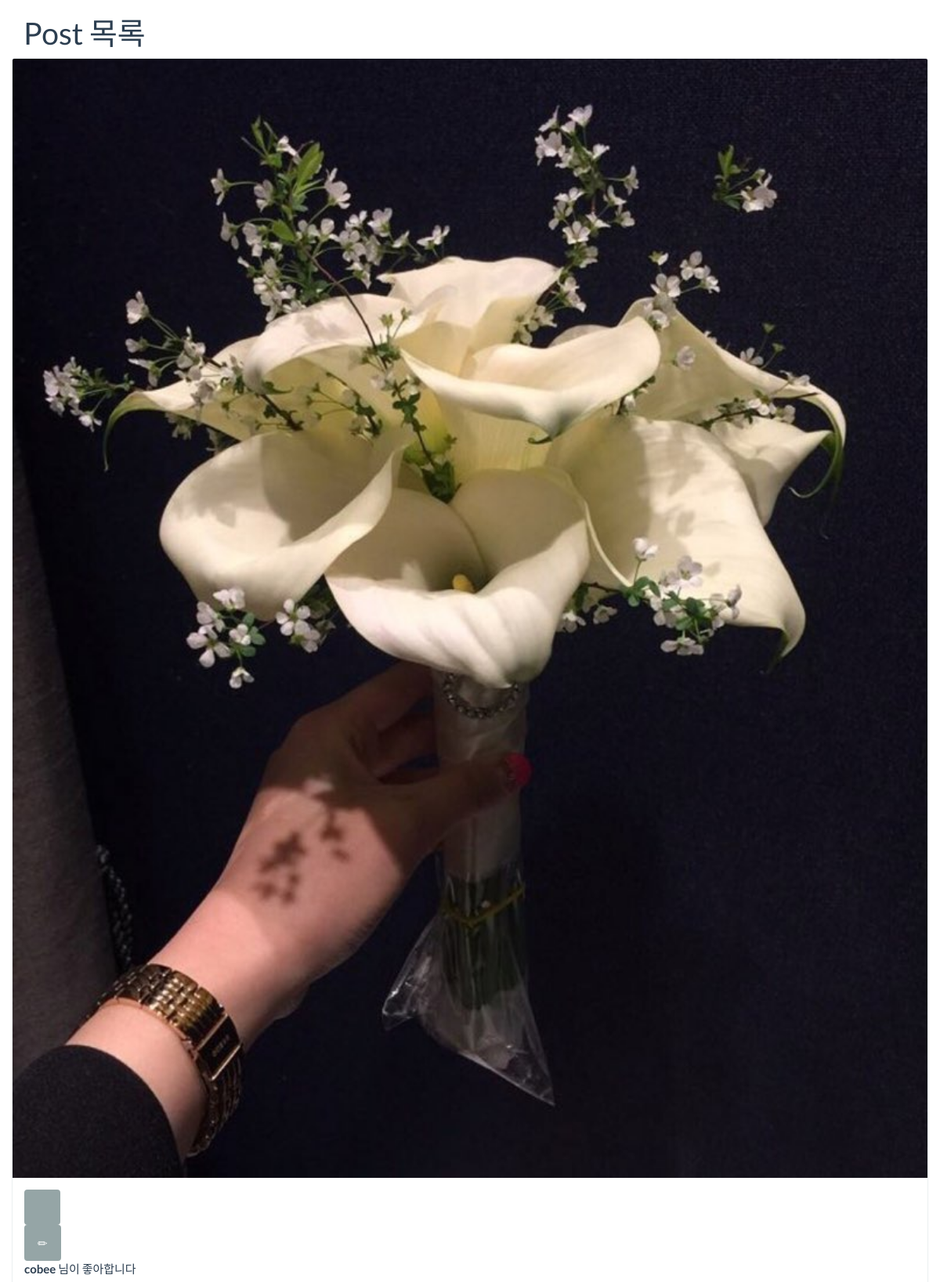
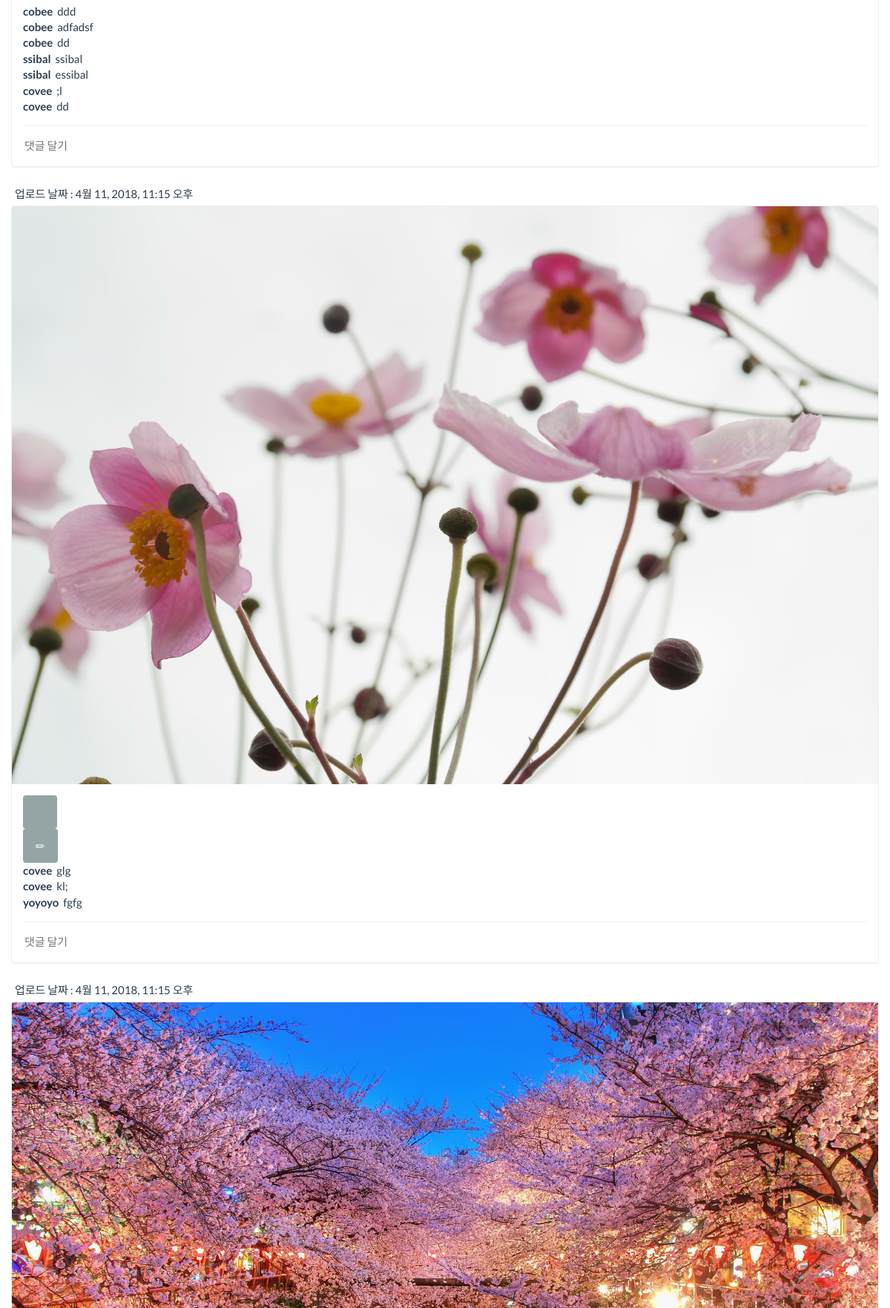
Page /post/ (signed in, upper part) on the committed database (2 pictures, top to bottom).
### post/models.py (models this page shows, shortened)
class Post(models.Model):
	author = models.ForeignKey(settings.AUTH_USER_MODEL)
	photo = models.ImageField(upload_to='post')
	created_at = models.DateTimeField(auto_now=False, auto_now_add=True)
	passed_time = models.TimeField(auto_now=False, auto_now_add=True)

class Comment(models.Model):
	post = models.ForeignKey(Post)
	author = models.ForeignKey(settings.AUTH_USER_MODEL)
	content = models.TextField(max_length=1000)

### member/models.py (models this page shows)
class User(AbstractUser):
	GENDER_MALE = 'm'
	GENDER_FEMALE = 'f'
	GENDER_OTHER = 'o'
	CHOICES_GENDER = (
		(GENDER_MALE, '남성'),
		(GENDER_FEMALE, '여성'),
		(GENDER_OTHER, '기타'),
	)
	img_profile = models.ImageField(upload_to='user', blank=True)
	gender = models.CharField(max_length=1, choices=CHOICES_GENDER)
	objects = UserManager()
	like_posts = models.ManyToManyField('post.Post', blank=True, related_name='like_users')
	def __str__(self):
		return self.username

### post/views.py (the view)
def post_list(request):
	posts = Post.objects.all()
	comments = Comment.objects.all()
	comment_form = CommentForm()
	context = {
		'posts': posts,
		'comment_form': comment_form,
	}
	return render(request, 'post/post_list.html', context)

### post/forms.py (shortened to what this page needs)
class CommentForm(forms.ModelForm):
	class Meta:
		model = Comment
		fields = (
			'content',
		)
		widgets = {
			'content': forms.TextInput(
				attrs = {
					'class': 'content',
					'placeholder': '댓글 달기',
				}
			)
		}

### post/templates/post/post_list.html
{% extends 'base.html' %}
{% block title %}Post 목록{% endblock %}
{% block content %}
	<div class="row">
		{% for post in posts %}
			<div id="post-{{ post.pk }}">
			{% include 'include/post.html' with post_type='list' %}
			</div>
					<div id="created-at" class="created-at">
						업로드 날짜 : {{ post.created_at }}
					</div>
		{% endfor %}
	</div>
{% endblock %}

### templates/include/post.html (shortened to what this page needs)
<div class="panel panel-default post-item">
	{% if post_type == 'list' %}
	<a href="{% url 'post:post_detail' post_pk=post.pk %}">
		<img src="{{ post.photo.url }}" alt="" class="post-image">
	</a>
	{% else %}
		<img src="{{ post.photo.url }}" alt="" class="post-image">
	{% endif %}
	<div class="panel-body">
		<div class="btn-container">
			<form
				action="{% url 'post:post_like_toggle' post_pk=post.pk %}?next=
					{% if post_type == 'list' %}
						{% url 'post:post_list' %}#post-{{ post.pk }}
					{% elif post_type == 'detail' %}
						{% url 'post:post_detail' post_pk=post.pk %}
					{% endif %}"
				method="POST"
				class="form-inline">
				<button class="btn btn-default btn-post-toggle" aria-label="Like button">
					<span
					  class="glyphicon
					    {% if post in user.like_posts.all %}
					      	glyphicon-heart
						{% else %}
							glyphicon-heart-empty
						{% endif %}"
					  aria-hidden="true"></span>
				</button>
			</form>
			<a class="btn btn-default btn-post-toggle"
			   onclick="document.getElementById('{{ comment_form.content.id_for_label }}').focus()">
				<span class="glyphicon glyphicon-pencil"></span>
			</a>
		</div>
		{% with like_count=post.like_users.count %}
			{% if like_count %}
			<p class="like-count">
				{% if like_count < 10 %}
					<b>
					{% for user in post.like_users.all %}
						{{ user.username }}{% if not forloop.last %}, {% endif %}
					{% endfor %}
					</b>
					님이 좋아합니다
				{% else %}
					<b>좋아요 {{ user.like_posts.count }}개</b>
				{% endif %}
			</p>
			{% endif %}
		{% endwith %}
		{% if post.comment_set.exists %}
		<ul class="comment-list">
			{% for comment in post.comment_set.all %}
			<li class="comment">
				<span class="comment-author">{{ comment.author }}</span>
				<span class="comment-content">{{ comment.content }}</span>
			</li>
			{% endfor %}
		</ul>
		<hr>
		{% endif %}
		<form
		action="{% url 'post:comment_create' post_pk=post.pk %}?next=
		{% if post_type == 'list' %}
			{% url 'post:post_list' %}#post-{{ post.pk }}
		{% elif post_type == 'detail' %}
			{% url 'post:post_detail' post_pk=post.pk %}
		{% endif %}"
		method="POST"
		class="comment-form">
			{{ comment_form.content }}
		</form>
	</div>
</div>

### post/static/css/style.css (style rules this page uses)
ul, ol { padding: 0; margin: 0; list-style-type: none; }
.post-item .post-image { width: 100%; border-top-left-radius: 2px; border-top-right-radius: 2px; }
.post-item hr { margin-top: 15px; margin-bottom: 15px; }
.post-item .comment-form input.content { border: 0; width: 100%; outline: none; }
.post-item .comment-list { vertical-align: middle; }
.post-item .comment-list .comment .comment-author { font-weight: bold; margin-right: 3px; }
.created-at { padding: 5px; }

### rows in the picture
Post: photo (picture), created_at "4월 11, 2018, 11:15 오후"
User: username "cobee"
Comment: author "cobee", content "ddd"
Comment: author "cobee", content "adfadsf"
Comment: author "cobee", content "dd"
Comment: author "ssibal", content "ssibal"
Comment: author "ssibal", content "essibal"
Comment: author "covee", content ";l"
Comment: author "covee", content "dd"
Post: photo (picture), created_at "4월 11, 2018, 11:15 오후"
Comment: author "covee", content "glg"
Comment: author "covee", content "kl;"
Comment: author "yoyoyo", content "fgfg"
Post: photo (picture)
